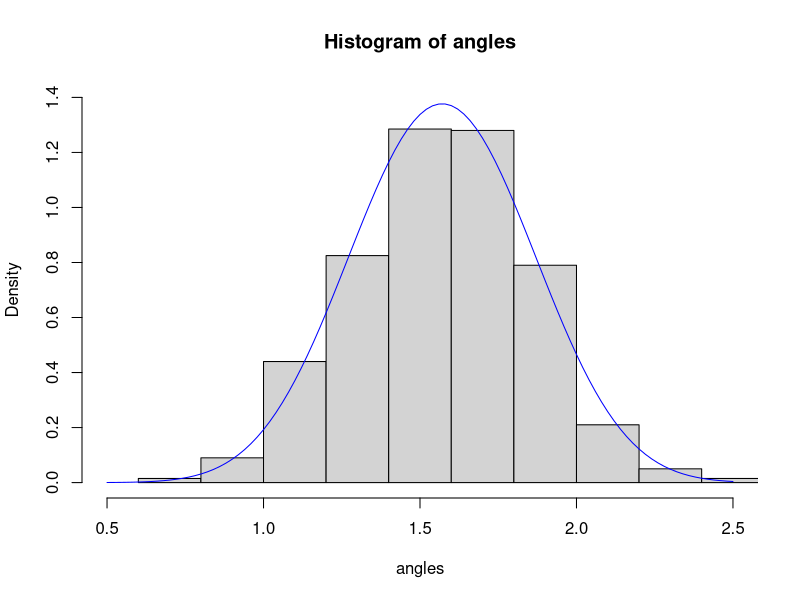
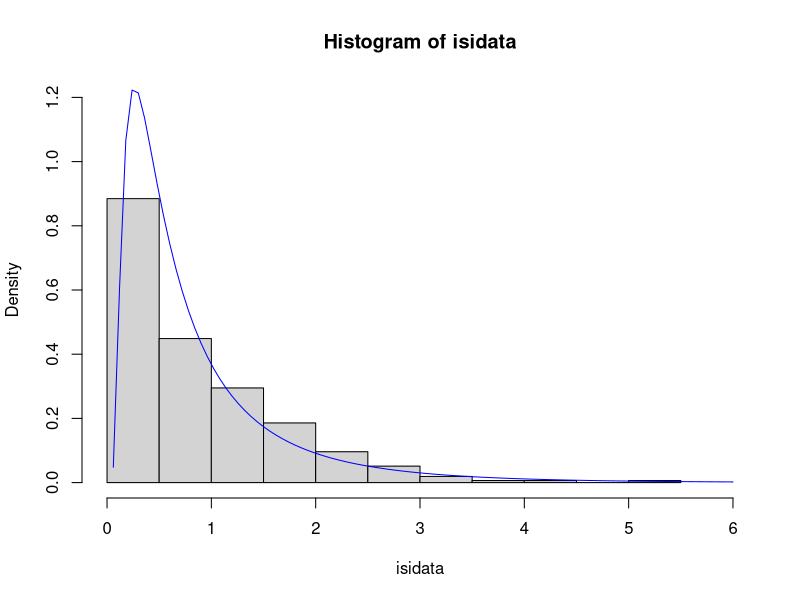
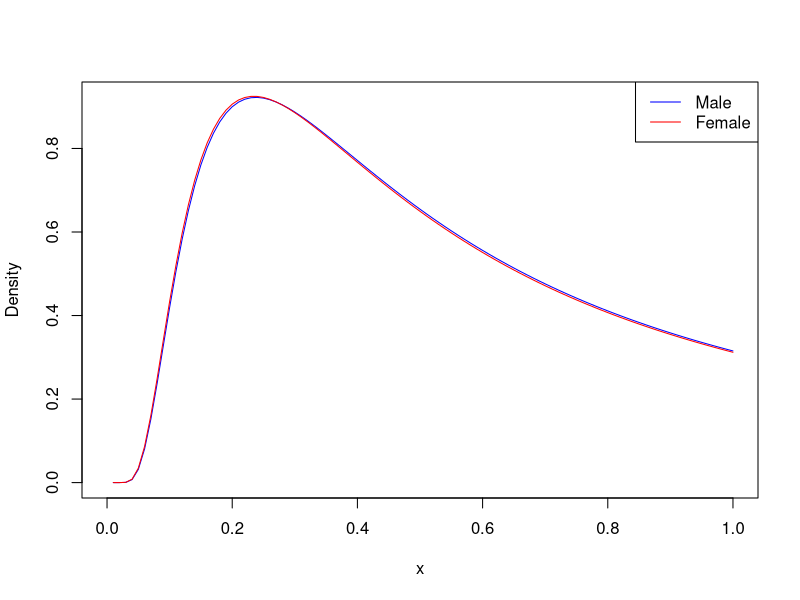
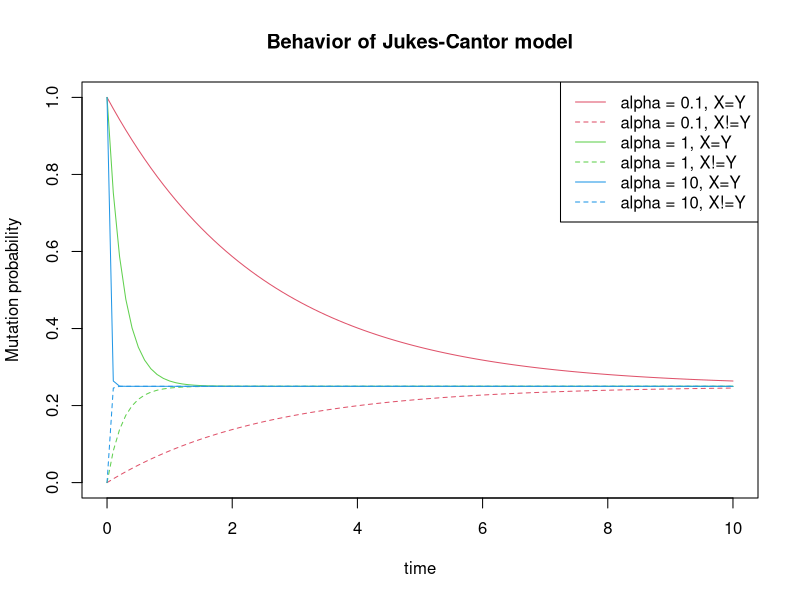

Recreate these plots in R, in order.
## ---- chunk 1
knitr::opts_chunk$set(echo = TRUE)
## ---- chunk 2
dSinK <- function(x, k = 1, lg = FALSE) {
  #returns a vector of sinx^k or log(sin^k)
  sinintegral <- integrate(function(x) sin(x) ^ k, lower = 0, upper = pi)$value
  if (lg == FALSE) {
    return(sin(x) ^ k / sinintegral)
  }
  else{
    return(log(sin(x) ^ k / sinintegral))
  }
}

dSinKMLL <- function(k, xvals) {
  return(-sum(dSinK(xvals, k, lg=TRUE)))
}
## ---- chunk 3
angles <- read.table("angles.txt")
angles <- as.vector(angles$x)
## ---- chunk 4
optimize(f = dSinKMLL, xvals = angles, interval = c(0, 50))
## ---- chunk 5
hist(
  angles,
  xlim = c(0.5, 2.5),
  ylim = c(0, 1.4),
  probability = TRUE
)
minK <- optimize(f = dSinKMLL, xvals = angles, interval = c(0, 50))$minimum
curve(dSinK(x, k = minK), add = TRUE, col = "blue")
## ---- chunk 6
isidata <- read.table("neuronspikes.txt")
isidata <- isidata$V1
## ---- chunk 7
ISImean <- mean(isidata)
lambda <- 1/ISImean
## ---- chunk 8
paste("Lambda =", lambda)
## ---- chunk 9
gammaMLH <- function(parameters, xvals){
  return(-sum(dgamma(xvals, shape = parameters[1], rate = parameters[2], log = TRUE)))
}

parametersGamma <- optim(par = c(1, 1), fn = gammaMLH, xvals = isidata)$par
## ---- chunk 10
paste("Alpha =", parametersGamma[1])
paste("Beta =", parametersGamma[2])
## ---- chunk 11
beta_estimator <- mean(isidata)/var(isidata)
## ---- chunk 12
beta_estimator
## ---- chunk 13
alpha_estimator <- mean(isidata)*beta_estimator
## ---- chunk 14
alpha_estimator
## ---- chunk 15
dInvNorm <- function(x, mu, lambda, lg = FALSE){
  if(lg == TRUE){
    return(log(sqrt(lambda/(2*pi*(x^3)))*exp(-lambda*((x-mu)^2)/(2*(mu^2)*x))))
  }
  else{
    return(sqrt(lambda/(2*pi*(x^3)))*exp(-lambda*((x-mu)^2)/(2*(mu^2)*x)))
  }
}

invNormMLH <- function(parameters, xvals){
  return(-sum(dInvNorm(xvals, mu=parameters[1], lambda = parameters[2], lg = TRUE)))
}

parametersinvNorm <- optim(par = c(1, 1), fn = invNormMLH, xvals = isidata)$par
## ---- chunk 16
paste("Mu = ", parametersinvNorm[1])
paste("Lambda =", parametersinvNorm[2])
## ---- chunk 17
hist(
  isidata,
  xlim = c(0, 6),
  ylim = c(0, 1.2),
  probability = TRUE
)
curve(dInvNorm(x, parametersinvNorm[1], parametersinvNorm[2]), col = "blue", add = TRUE)
## ---- chunk 18
cells <- read.csv("cell_types.csv", na.strings = "")
rampSpike <- cells$ef__peak_t_ramp
rampSpike <- rampSpike[!is.na(rampSpike)]
## ---- chunk 19
dlnormMLL <- function(parameters, xvals){
  return(-sum(dlnorm(xvals, meanlog = parameters[1], sdlog = parameters[2], log = TRUE)))
}

parametersDlnorm <- optim(par = c(1, 1), fn = dlnormMLL, xvals = rampSpike)$par
## ---- chunk 20
paste("Meanlog = ", parametersDlnorm[1])
paste("SDlog = ", parametersDlnorm[2])
## ---- chunk 21
logRampSpike <- log(rampSpike)

dnormMLL <- function(parameters, xvals){
  return(-sum(dnorm(xvals, mean = parameters[1], sd = parameters[2], log = TRUE)))
}

parametersDnorm <- optim(par = c(1, 1), fn = dnormMLL, xvals = logRampSpike)$par
## ---- chunk 22
paste("Mean = ", parametersDnorm[1])
paste("SD =", parametersDnorm[2])
## ---- chunk 23
rampSpike <- cells$ef__peak_t_ramp
maleRampSpike <- rampSpike[cells$donor__species == "Homo Sapiens" & cells$donor__sex == "Male"]
femaleRampSpike <- rampSpike[cells$donor__species == "Homo Sapiens" & cells$donor__sex == "Female"]
femaleRampSpike <- femaleRampSpike[!is.na(femaleRampSpike)]
## ---- chunk 24
parametersDlnormMale <- optim(par = c(1, 1), fn = dlnormMLL, 
                              xvals = maleRampSpike)$par
parametersDlnormFemale <- optim(par = c(1, 1), fn = dlnormMLL, 
                                xvals = femaleRampSpike)$par

curve(dInvNorm(x, parametersDlnormMale[1], parametersDlnormMale[2]), 
      col = "blue", ylab = "Density")
curve(dInvNorm(x, parametersDlnormFemale[1], parametersDlnormFemale[2]), 
      col = "red", add = TRUE)
legend("topright",legend = c("Male", "Female"), col = c("blue", "red"), lty = c(1, 1))
## ---- chunk 25
JKprob <- function(X, Y, alpha, t=1000){
  if(X==Y){
    return(0.25+0.75*exp(-4*alpha*t))
  }
  else{
    return(0.25-0.25*exp(-4*alpha*t))
  }
}

plot(
  1,  type = "n",  xlab = "time",  xlim = c(0, 10),  ylim = c(0, 1),
  ylab = "Mutation probability",
  main = "Behavior of Jukes-Cantor model"
)
for (i in-1:1) {
  curve(
    JKprob(X = "A", Y = "A", alpha = 10 ^ i, t=x),
    from = 0, to = 10, add = TRUE, col = i + 3, lty = 1
  )
  curve(
    JKprob(X = "A", Y = "C", alpha = 10 ^ i, t=x),
    from = 0, to = 10, add = TRUE, col = i + 3, lty = 2
  )
}
legend(
  "topright", col = rep(2:4, each=2), lty = rep(1:2, 3),
  legend = c(
    "alpha = 0.1, X=Y",
    "alpha = 0.1, X!=Y",
    "alpha = 1, X=Y",
    "alpha = 1, X!=Y",
    "alpha = 10, X=Y",
    "alpha = 10, X!=Y"
  )
)
## ---- chunk 26
#Implement probability function
distJK <- function(pair, alpha){
  A <- sapply(JK_pairs,function(x) x[1]) #select first element of each vector inside list
  B <- sapply(JK_pairs,function(x) x[2])#select second element (list of letters)
  n <- length(pair)
  n1 <- sum(A == B)
  n2 <- n - n1
  match <- n1*log(JKprob(X="X", Y="X", alpha=alpha)*0.25)
  mismatch <- n2*log(JKprob(X="X", Y="Y", alpha=alpha)*0.25)
  return(match+mismatch)
}

#Implement sampling procedure
simulate_JKpair <- function(start="A", alpha=1e-5, t = 1000){
  mutations <- rpois(1, lambda = 4*alpha*t)
  if(mutations == 0){
    end <- start
    return(c(start, end))
  } 
  else {
    for (i in 1:mutations){
      end <- sample(c("A", "C", "T", "G"), size = 1)
    }
  }
  return(c(start, end))
}

JK_pairs <- list()
for (i in 1:1000){
  JK_pairs[[i]] <- simulate_JKpair(t=1000) 
}

#Minus log likelihood function
distJKMLL <- function(alpha, xvals){
  return(-sum(distJK(xvals, alpha)))
}

#Solving numerically
optimize(f = distJKMLL, xvals = JK_pairs, interval = c(-100, 100))

